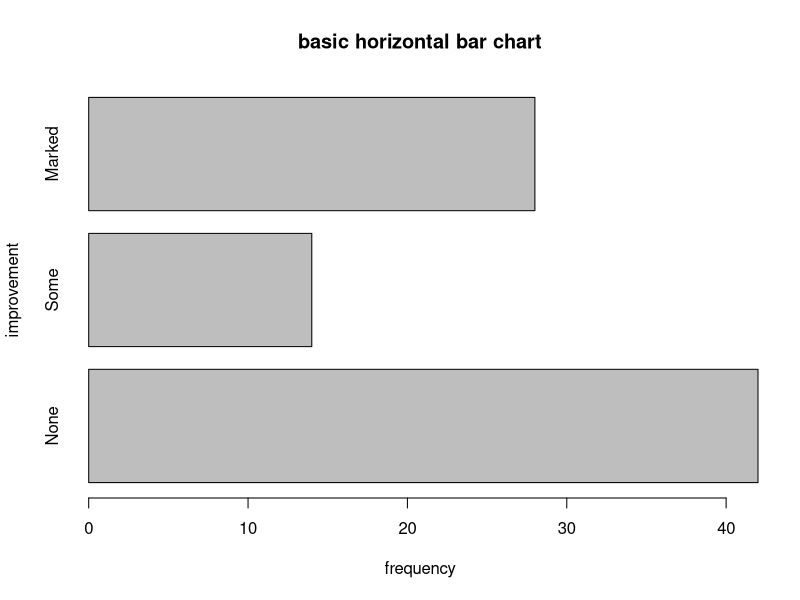
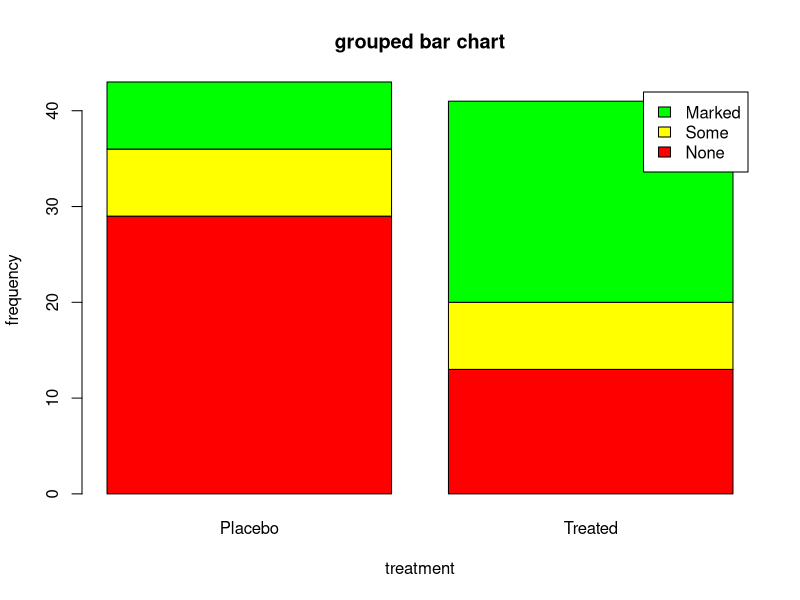
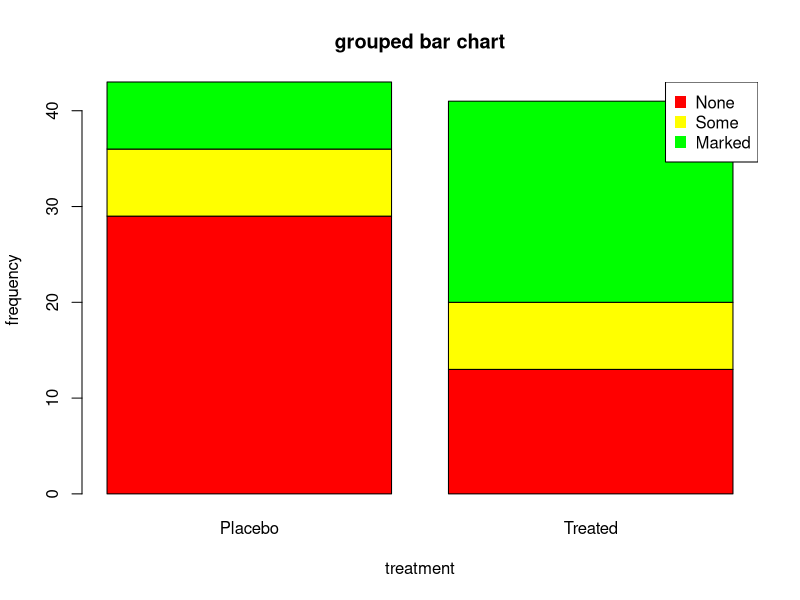
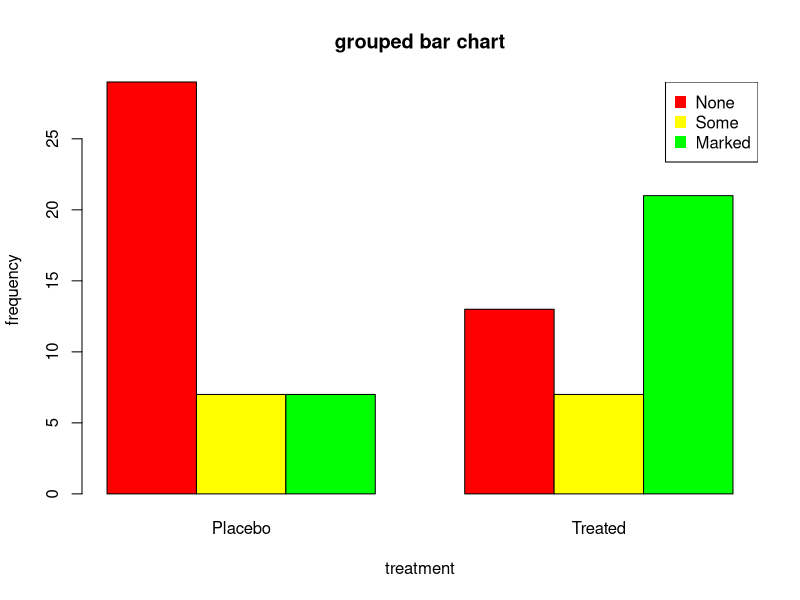
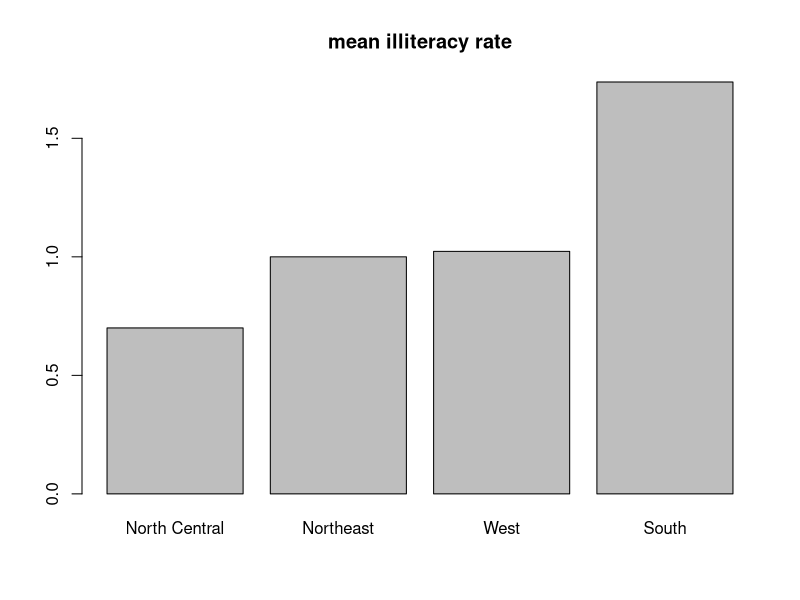
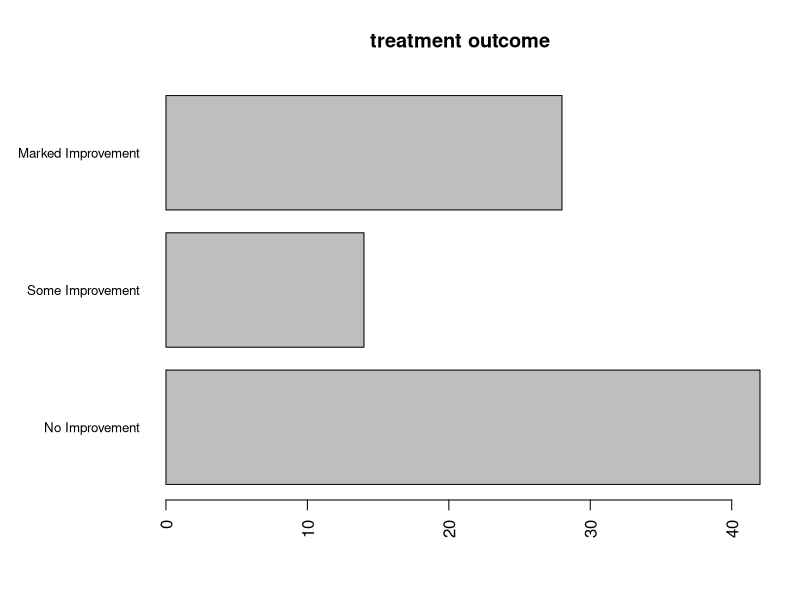
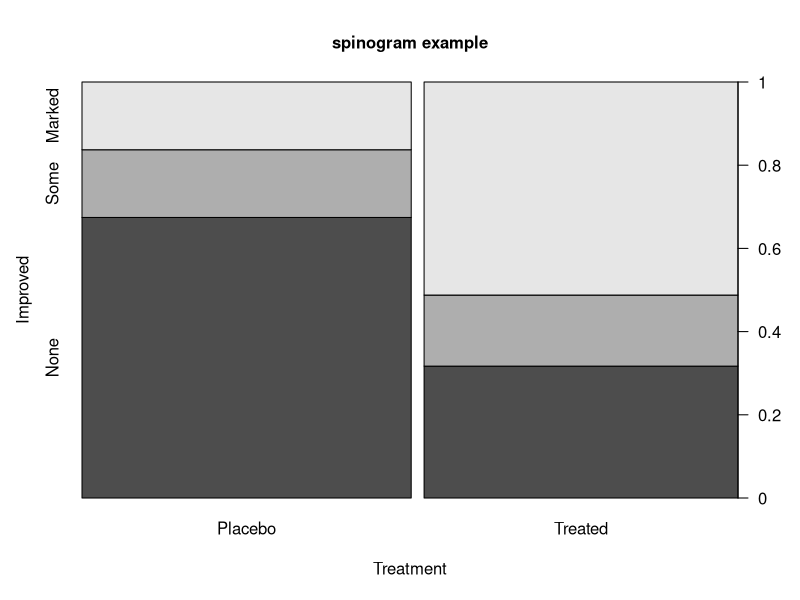
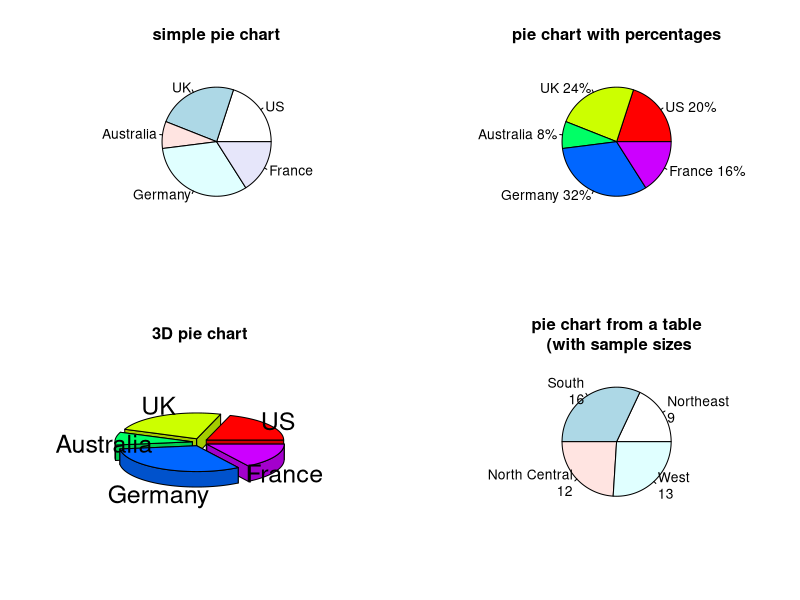

Source code (R) for these figures, in order: (Note: this script raises an error after producing the figures.)
# basic barplot
library(vcd)
counts <- table(Arthritis$Improved)
counts
barplot(counts, horiz = TRUE, main = 'basic horizontal bar chart', xlab = 'frequency', ylab = 'improvement')

# stacked barplot
counts <- table(Arthritis$Improved, Arthritis$Treatment)
counts
barplot(counts, main = 'grouped bar chart', xlab = 'treatment', ylab = 'frequency', col = c('red', 'yellow', 'green'),
        legend = rownames(counts))
# do this to change legend position a bit
barplot(counts, main = 'grouped bar chart', xlab = 'treatment', ylab = 'frequency', col = c('red', 'yellow', 'green'))
legend('topright', legend = rownames(counts), col = c('red', 'yellow', 'green'), pch = 15, pt.cex = 1.5)

# Grouped barplot
counts <- table(Arthritis$Improved, Arthritis$Treatment)
counts
barplot(counts, main = 'grouped bar chart', xlab = 'treatment', ylab = 'frequency', col = c('red', 'yellow', 'green'),
        beside = TRUE)
legend('topright', legend = rownames(counts), col = c('red', 'yellow', 'green'), pch = 15, pt.cex = 1.5)

# barplots for aggregations like mean
states <- data.frame(state.region, state.x77)
means <- aggregate(states$Illiteracy, by = list(state.region), mean)
means <- means[order(means$x), ]
means
barplot(means$x, names.arg = means$Group.1, main = 'mean illiteracy rate')

# fitting labels in barplot
opar <- par()
par(mar = c(5, 8, 4, 2))
par(las = 2)
counts <- table(Arthritis$Improved)
barplot(counts, main = 'treatment outcome', horiz = TRUE, cex.names = 0.8, names.arg = c('No Improvement',
                                                                                         'Some Improvement',
                                                                                         'Marked Improvement'))
par(opar)

# Spinograms (stacked bars but the bar always has length 1)
library(vcd)
attach(Arthritis)
counts <- table(Treatment, Improved)
spine(counts, main = 'spinogram example')
detach(Arthritis)

# Basic pie chart
par(mfrow = c(2, 2))
slices <- c(10, 12, 4, 16, 8)
lbls <- c('US', 'UK', 'Australia', 'Germany', 'France')
pie(slices, labels = lbls, main = 'simple pie chart')

# pie chart with percentages
pct <- round(slices/sum(slices)*100)
lbls2 <- paste(lbls, ' ', pct, '%', sep = '')
pie(slices, labels = lbls2, col = rainbow(length(slices)), main = 'pie chart with percentages')

# 3D pie chart
library(plotrix)
pie3D(slices, labels = lbls, explode = 0.1, main = '3D pie chart')

# pie chart from a table
mytable <- table(state.region)
lbls3 <- paste(names(mytable), '\n', mytable, sep = '')
pie(mytable, labels = lbls3, main = 'pie chart from a table\n (with sample sizes')

# fan plot (A better version of a pie chart but probably still worse than a bar chart)
library(plotrix)
slices <- c(10, 12, 4, 16, 8)
lbls <- c('US', 'UK', 'Australia', 'Germany', 'France')
fan.plot(slices, labels = lbls, main = 'fan plot')

# basic histogram
par(mfrow = c(2, 2))
hist(mtcars$mpg)

# adjusting bin count
hist(mtcars$mpg, breaks = 12, col = 'red', xlab = 'miles per gallon', main = 'colored histogram with 12 bins')

# adding a rug plot and density curve
hist(mtcars$mpg, freq = FALSE, breaks = 12, col = 'red', xlab = 'miles per gallon', main = 'histogram, rug plot, density curve')
rug(jitter(mtcars$mpg))
lines(density(mtcars$mpg), col = 'blue', lwd = 2)

# adding a normal curve instead of a density curve
x <- mtcars$mpg
h <- hist(x, breaks = 12, col = 'red', xlab = 'miles per gallon',
          main = 'histogram with normal curve and box')
xfit <- seq(min(x), max(x), length = 40)
yfit <- dnorm(xfit, mean = mean(x), sd = sd(x))
yfit <- yfit*diff(h$mids[1:2])*length(x)
lines(xfit, yfit, col = 'blue', lwd = 2)
box()

# basic kernel density plot
par(mfrow = c(2, 1))
d <- density(mtcars$mpg)
plot(d)

# filled density plot with rug plot
d <- density(mtcars$mpg)
plot(d, main = 'kernel density of miles per gallon')
polygon(d, col = 'red', border = 'blue')
rug(mtcars$mpg, col = 'brown')

# comparing different density plots
library(sm)
attach(mtcars)
cyl.f <- factor(cyl, levels = c(4, 6, 8),
                labels = c('4 cylinder', '6 cylinder', '8 cylinder'))
sm.density.compare(mpg, cyl, xlab = 'miles per gallon', main = 'mpg distribution by car cylinders')
colfill <- c(2: (1 + length(levels(cyl.f))))
legend('topright', levels(cyl.f), fill = colfill)

# basic boxplot
boxplot(mtcars$mpg, main = 'box plot', ylab = 'miles per gallon')

# grouped boxplots
boxplot(mpg ~ cyl, data = mtcars, main = 'car mileage data', xlab = 'number of cylinders', ylab = 'miles per gallon')

# adding a notch, making the width of the plots proportional to their sample size
boxplot(mpg ~ cyl, data = mtcars, notch = TRUE, varwidth = TRUE, col = 'red',
        main = 'car mileage data', xlab = 'number of cylinders', ylab = 'miles per gallon')

# box plots for more than one grouped variable
mtcars$cyl.f <- factor(mtcars$cyl, levels = c(4, 6, 8), labels = c('4', '6', '8'))
mtcars$am.f <- factor(mtcars$am, levels = c(0, 1), labels = c('auto', 'standard'))
boxplot(mpg ~ am.f*cyl.f, data = mtcars, varwidth = TRUE, col = c('gold', 'darkgreen'),
        main = 'mpg distribution by auto type', xlab = 'auto type', ylab = 'miles per gallon')

# violin plots (basically a box plot combined with a density plot)
library(vioplot)
x1 <- mtcars$mpg[mtcars$cyl == 4]
x2 <- mtcars$mpg[mtcars$cyl == 6]
x3 <- mtcars$mpg[mtcars$cyl == 8]
vioplot(x1, x2, x3, names = c('4 cyl', '6 cyl', '8 cyl'), col = 'gold',
        title = 'violin plots of miles per gallon', xlab = 'number of cylinders', ylab = 'miles per gallon')

# basic dotplot
dotchart(mtcars$mpg, labels = row.names(mtcars), cex = 0.7, main = 'gas mileage for car models',
         xlab = 'miles per gallon')

# dotplot sorted, grouped, and colored
x <- mtcars[order(mtcars$mpg), ]
x$cyl <- factor(x$cyl)
x$color[x$cyl == 4] <- 'red'
x$color[x$cyl == 6] <- 'blue'
x$color[x$cyl == 8] <- 'darkgreen'
dotchart(x$mpg, labels = row.names(x), cex = 0.7, groups = x$cyl,
         gcolor = 'black', color = x$color, pch = 19,
         main = 'gas mileage for car models\ngrouped by cylinder',
         xlab = 'miles per gallon')
